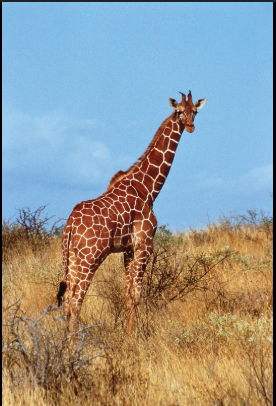
#> input picture FLIP_ROTATE_CROP/bgr_image.png, 276 x 406 px
$ jupyter execute flip_rotate_crop.ipynb   (shell and % lines are left out)
#> lines starting #> are read from the running program, lines starting #| are printed output that depends on the picture
[cell 1]
import cv2
import matplotlib.pyplot as plt

[cell 2]
image = cv2.imread("./bgr_image.png")
#> image is the input picture: shape (406, 276, 3); mean B, G, R 148.6, 151.3, 147

[cell 3]
plt.imshow(image)

[cell 4]
image_rgb = cv2.cvtColor(image,cv2.COLOR_BGR2RGB)

# FLIP

[cell 5]
# 1 --> Horizontally
# 0 --> Vercically
# -1 --> Both Horizontally and Vertically

flip_horizontal = cv2.flip(image,1)
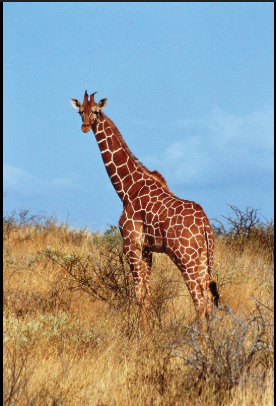
#> flip_horizontal: shape (406, 276, 3); mean B, G, R 148.6, 151.3, 147
flip_vertically = cv2.flip(image,0)
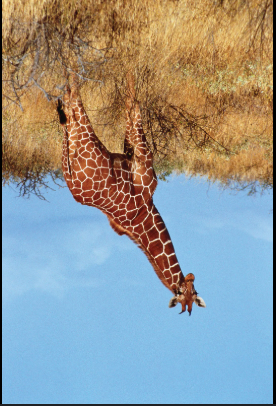
#> flip_vertically: shape (406, 276, 3); mean B, G, R 148.6, 151.3, 147
flip_both = cv2.flip(image,-1)
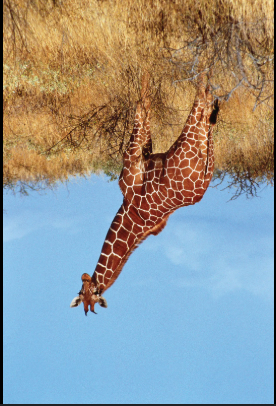
#> flip_both: shape (406, 276, 3); mean B, G, R 148.6, 151.3, 147

titles = ["Original image","Horizontal_flip","Vertical_flip","Flip_Both_Axis"]
images = [image_rgb,
          cv2.cvtColor(flip_horizontal,cv2.COLOR_BGR2RGB),
          cv2.cvtColor(flip_vertically,cv2.COLOR_BGR2RGB),
          cv2.cvtColor(flip_both,cv2.COLOR_BGR2RGB)]


plt.Figure(figsize=(12,8))
for i in range(4):
  plt.subplot(2,2,i+1)
  plt.imshow(images[i])
  plt.title(titles[i])
  plt.axis("off")

plt.tight_layout()
plt.show()
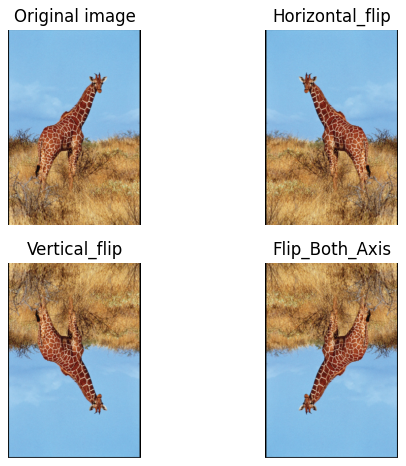
#> figure drawn by matplotlib, 4 panels

# ROTATE

[cell 6]
rotate_90_clockwise = cv2.rotate(image_rgb,cv2.ROTATE_90_CLOCKWISE)
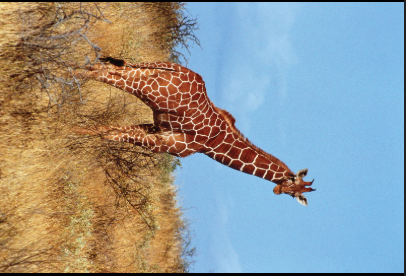
#> rotate_90_clockwise: shape (276, 406, 3); mean R, G, B 147, 151.3, 148.6
rotate_90_counterclockwise = cv2.rotate(image_rgb,cv2.ROTATE_90_COUNTERCLOCKWISE)
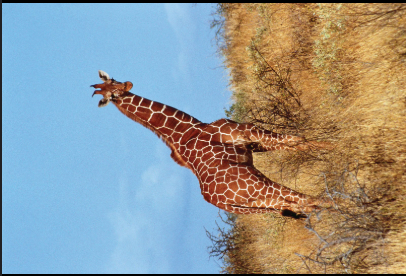
#> rotate_90_counterclockwise: shape (276, 406, 3); mean R, G, B 147, 151.3, 148.6
rotate_180 = cv2.rotate(image_rgb,cv2.ROTATE_180)

titles = ["Original image","90_degree_clockwise","90_degree_counterclockwise","180_degree"]
images = [image_rgb,
          rotate_90_clockwise,
          rotate_90_counterclockwise,
          rotate_180]

plt.Figure(figsize=(12,8))
for i in range(4):
  plt.subplot(2,2,i+1)
  plt.imshow(images[i])
  plt.title(titles[i])
  plt.axis("off")

plt.tight_layout()
plt.show()

# CROPPING AND IMAGE

[cell 7]
print(image_rgb.shape)
#| (406, 276, 3)
print(type(image_rgb))
#| <class 'numpy.ndarray'>

[cell 8]
x_start, y_start = 50,100
x_end, y_end = 400,250

[cell 9]
cropped_image = image_rgb[y_start:y_end , x_start:x_end]
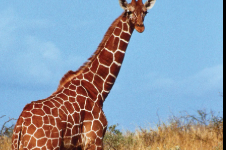
#> cropped_image: shape (150, 226, 3); mean R, G, B 140.9, 155.8, 171.8

plt.Figure(figsize=(8,4))

plt.subplot(2,2,1)
plt.imshow(image_rgb)
plt.title("Original_image")
plt.axis("off")

plt.subplot(2,2,2)
plt.imshow(cropped_image)
plt.title("Cropped_image")
plt.axis("off")

plt.tight_layout()
plt.show()
